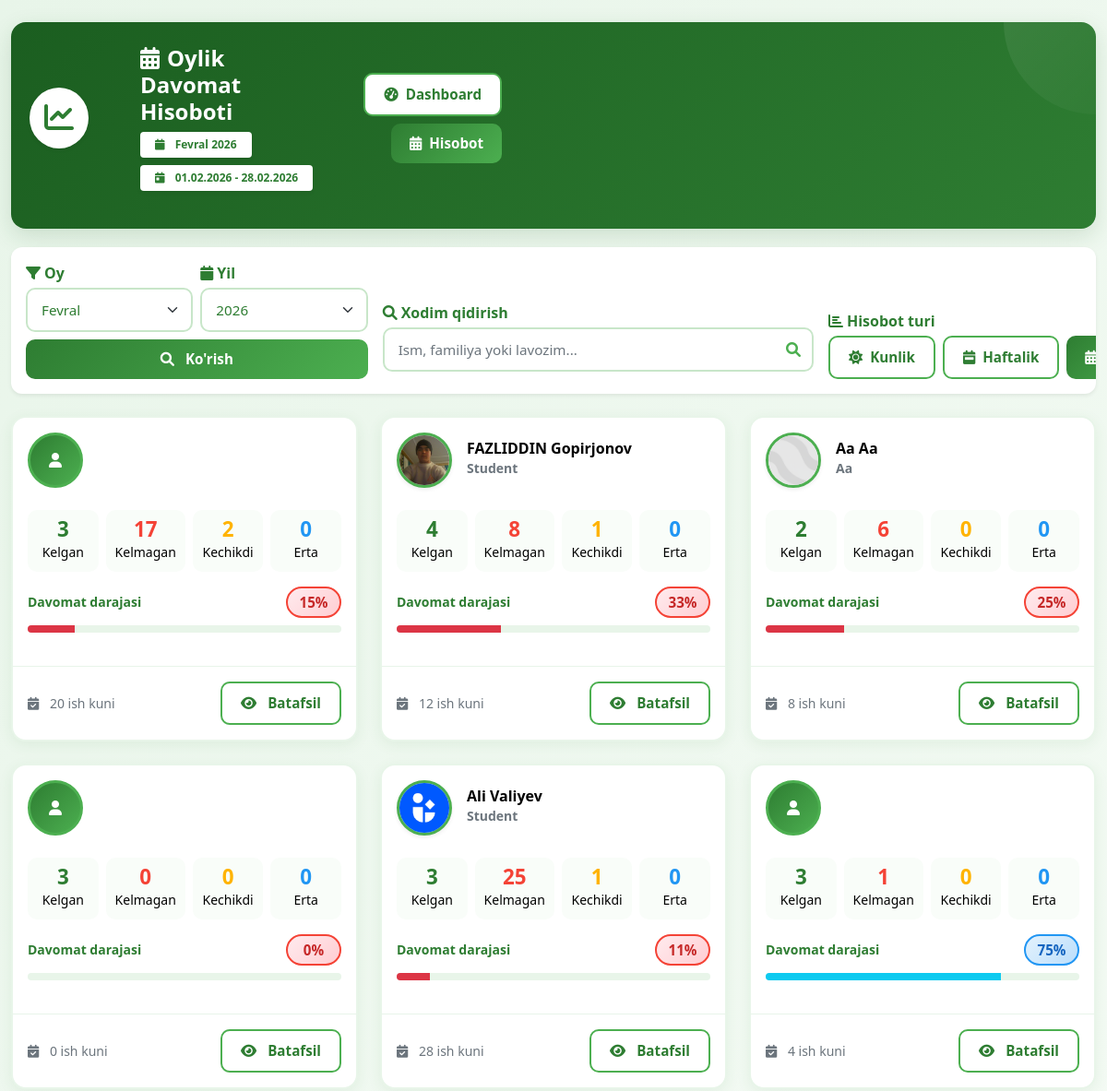
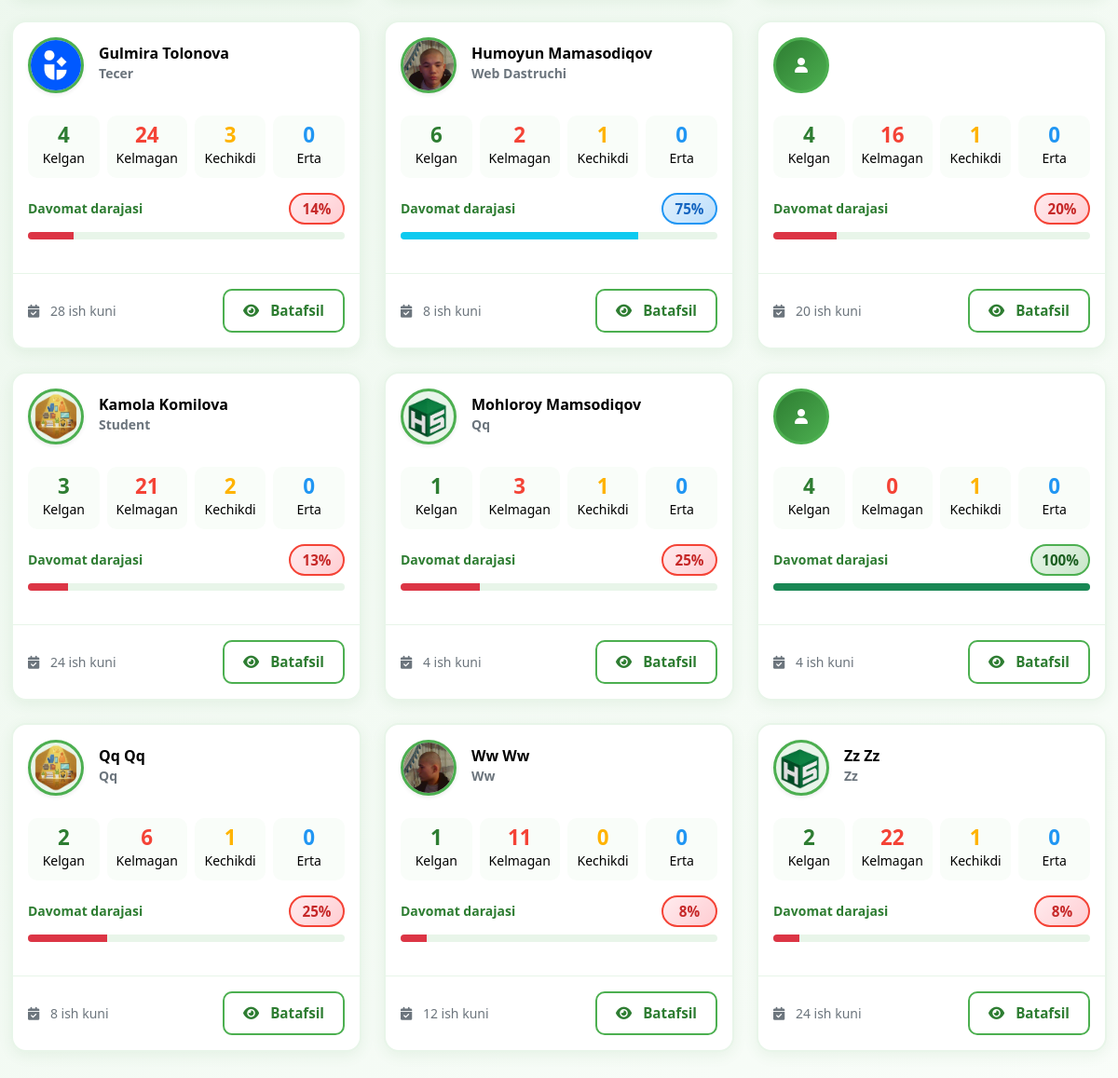
/monthly-report/ (signed in), run on an earlier commit of the app's database (2 pictures, top to bottom).
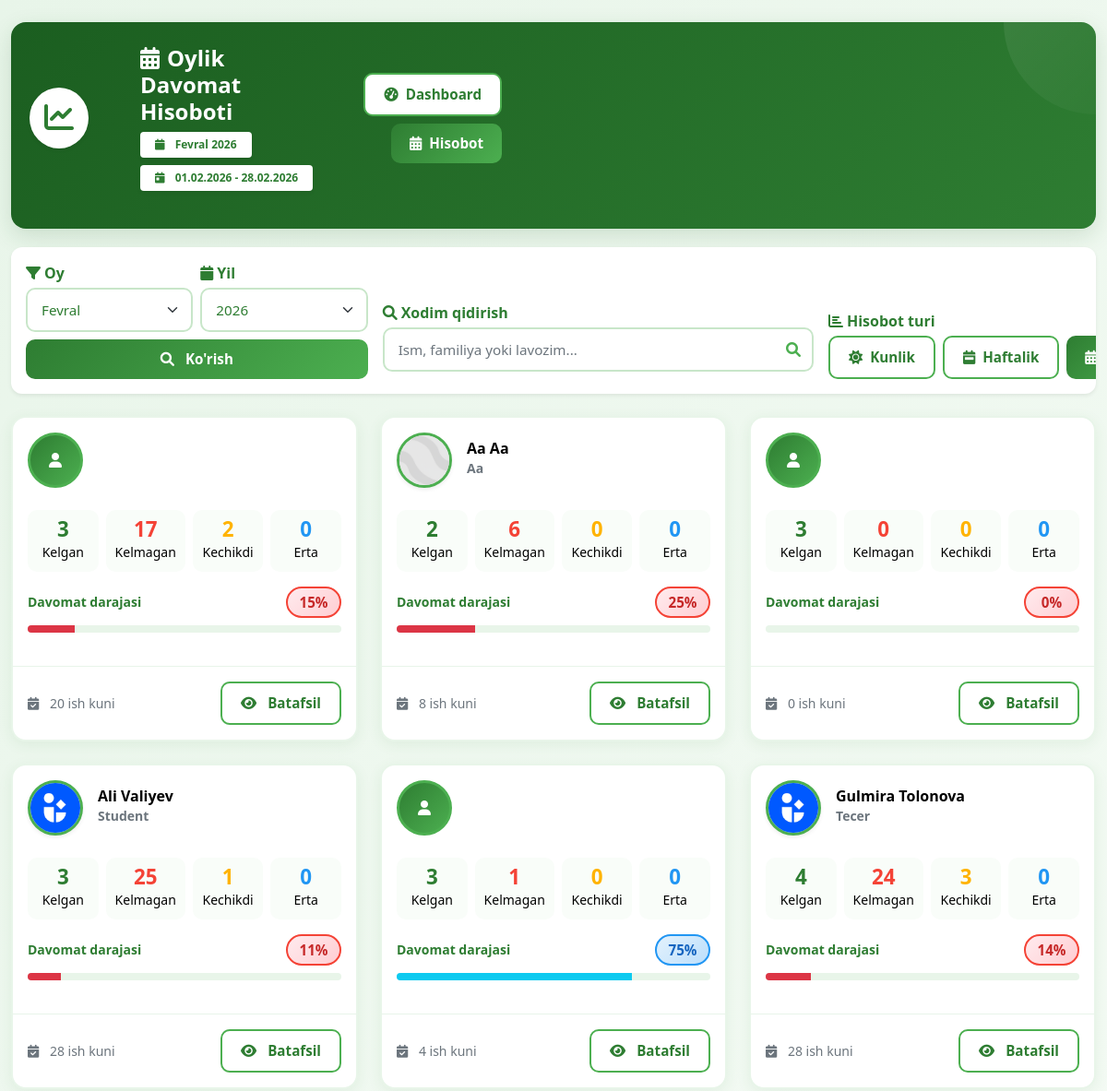
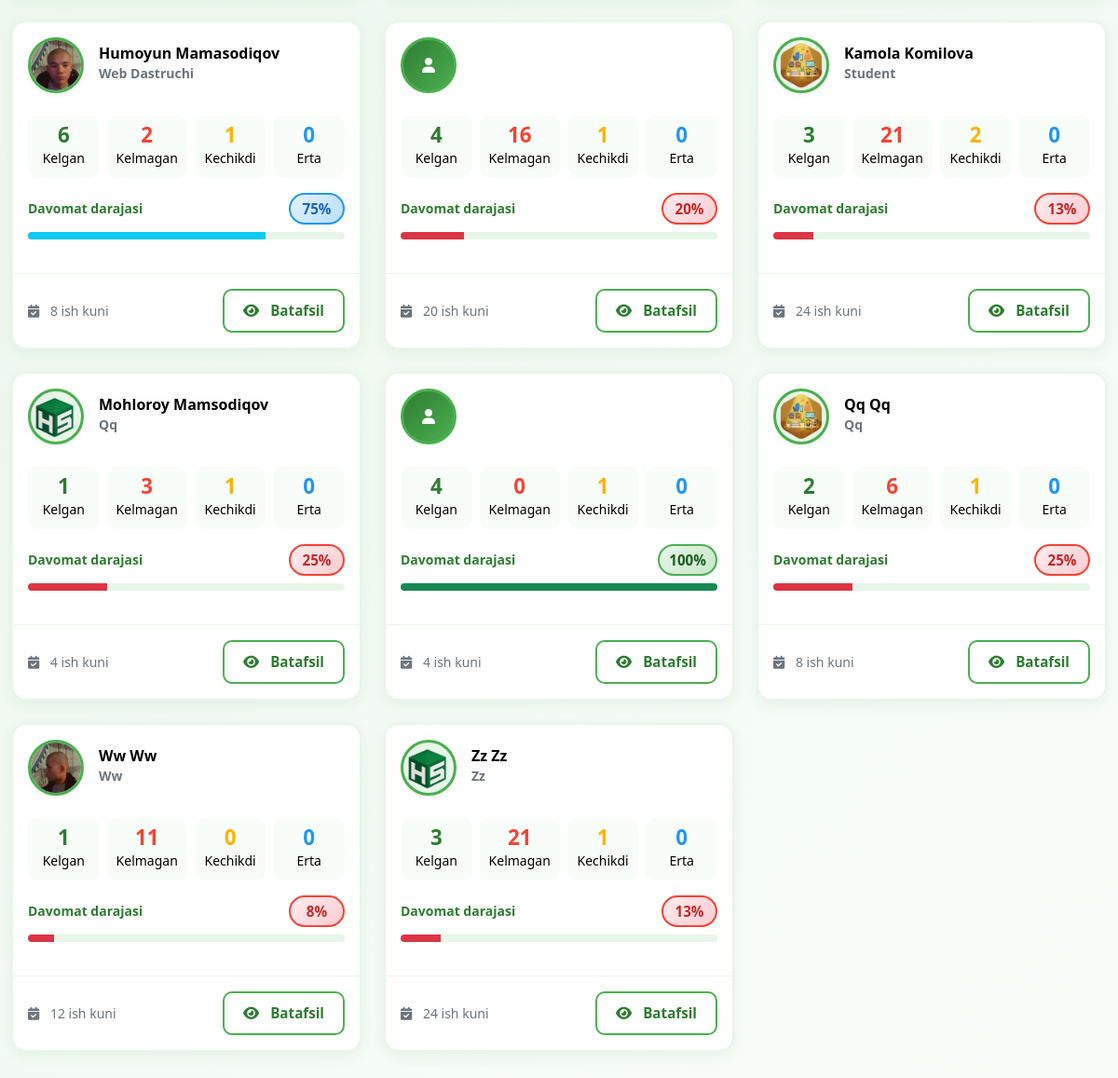
And on a later commit of the database (2 pictures, top to bottom).
### employees/models.py (models this page shows, shortened)
class Employee(models.Model):
    WORK_DAYS_CHOICES = [
        ('monday', 'Dushanba'),
        ('tuesday', 'Seshanba'),
        ('wednesday', 'Chorshanba'),
        ('thursday', 'Payshanba'),
        ('friday', 'Juma'),
        ('saturday', 'Shanba'),
        ('sunday', 'Yakshanba'),
    ]
    first_name = models.CharField(max_length=100, verbose_name='Ismi')
    last_name = models.CharField(max_length=100, verbose_name='Familyasi')
    position = models.CharField(max_length=100, verbose_name='Lavozimi')
    department = models.CharField(max_length=100, verbose_name="Bo'lim")
    phone = models.CharField(max_length=20, blank=True, verbose_name='Telefon')
    email = models.EmailField(blank=True, verbose_name='Email')
    photo = models.ImageField(upload_to='employee_photos/', verbose_name='Rasm')
    work_days = models.JSONField(default=list, verbose_name='Ish kunlari')
    work_schedule = models.JSONField(default=dict, verbose_name='Ish jadvali')
    monthly_salary = models.DecimalField(
        max_digits=12,
        decimal_places=2,
        default=0,
        verbose_name='Oylik maosh'
    )
    late_penalty_per_minute = models.DecimalField(
        max_digits=10,
        decimal_places=2,
        default=1000,
        verbose_name='Har daqiqa uchun jarima'
    )
    allowed_late_minutes = models.IntegerField(
        default=10,
        verbose_name='Ruxsat etilgan kechikish (daq.)'
    )
    daily_work_hours = models.DecimalField(
        max_digits=4,
        decimal_places=2,
        default=8.0,
        verbose_name='Kunlik ish soatlari'
    )
    is_active = models.BooleanField(default=True, verbose_name='Faol')
    created_at = models.DateTimeField(auto_now_add=True, verbose_name='Yaratilgan sana')
    class Meta:
        ordering = ['first_name', 'last_name']
        verbose_name = 'Xodim'
        verbose_name_plural = 'Xodimlar'
    @property
    def full_name(self):
        return f"{self.first_name} {self.last_name}"

### employees/views.py (the view)
# urls.py: path('monthly-report/', views.monthly_attendance_report, name='monthly_report'),
@login_required
@admin_or_hr_required
def monthly_attendance_report(request):
    today = date.today()
    start_of_month = date(today.year, today.month, 1)
    if today.month == 12:
        end_of_month = date(today.year + 1, 1, 1) - timedelta(days=1)
    else:
        end_of_month = date(today.year, today.month + 1, 1) - timedelta(days=1)
    month = request.GET.get('month', today.month)
    year = request.GET.get('year', today.year)
    try:
        month = int(month)
        year = int(year)
        start_of_month = date(year, month, 1)
        if month == 12:
            end_of_month = date(year + 1, 1, 1) - timedelta(days=1)
        else:
            end_of_month = date(year, month + 1, 1) - timedelta(days=1)
    except ValueError:
        month = today.month
        year = today.year
    attendances = Attendance.objects.filter(
        date__gte=start_of_month,
        date__lte=end_of_month,
        type='in'
    ).order_by('date', 'time')
    employees = Employee.objects.filter(is_active=True)
    monthly_stats = []
    for employee in employees:
        employee_attendances = attendances.filter(employee=employee)
        present_days = employee_attendances.count()
        work_days_in_month = 0
        current_date = start_of_month
        while current_date <= end_of_month:
            if current_date.strftime('%A').lower() in employee.work_days:
                work_days_in_month += 1
            current_date += timedelta(days=1)
        monthly_stats.append({
            'employee': employee,
            'present_days': present_days,
            'work_days': work_days_in_month,
            'absent_days': max(0, work_days_in_month - present_days),
            'late_days': employee_attendances.filter(status='late').count(),
            'early_days': employee_attendances.filter(status='early').count(),
            'day_off_days': employee_attendances.filter(status='day_off').count(),
            'attendance_rate': (present_days / work_days_in_month * 100) if work_days_in_month > 0 else 0,
        })
    months_list = [
        (1, 'Yanvar'), (2, 'Fevral'), (3, 'Mart'), (4, 'Aprel'),
        (5, 'May'), (6, 'Iyun'), (7, 'Iyul'), (8, 'Avgust'),
        (9, 'Sentabr'), (10, 'Oktabr'), (11, 'Noyabr'), (12, 'Dekabr'),
    ]
    current_year = date.today().year
    years = range(current_year - 5, current_year + 1)
    context = {
        'month': month,
        'year': year,
        'start_date': start_of_month,
        'end_date': end_of_month,
        'monthly_stats': monthly_stats,
        'months': months_list,
        'years': years,
        'total_employees': employees.count(),
    }
    return render(request, 'monthly_report.html', context)

### employees/views.py (called while the page is built)
def admin_or_hr_required(function=None):
    actual_decorator = user_passes_test(
        lambda u: u.is_authenticated and (
            u.is_superuser or
            u.is_staff or
            (hasattr(u, 'profile') and u.profile.user_type in ['admin', 'hr'])
        ),
        login_url='login'
    )
    if function:
        return actual_decorator(function)
    return actual_decorator

### templates/monthly_report.html (shortened to what the changed rows need)
<!DOCTYPE html>
<html lang="uz">
    {% load static %}
<head>
    <link href="https://cdn.jsdelivr.net/npm/bootstrap@5.1.3/dist/css/bootstrap.min.css" rel="stylesheet">
    <link rel="stylesheet" href="https://cdnjs.cloudflare.com/ajax/libs/font-awesome/6.0.0/css/all.min.css">
</head>
<body>
    <div class="container-fluid py-3 py-md-4">
        <div class="header-section fade-in" style="display: flex;">
            <div class="row align-items-center flex" style="display: flex;">
                <div class="col-lg-8 mb-4 mb-lg-0">
                    <div class="d-flex align-items-center mb-3" style="gap: 40px;">
                        <div>
                            <h1 class="text-white fw-bold mb-2" style="font-size: 24px;">
                                <i class="fas fa-calendar-alt me-2"></i>Oylik Davomat Hisoboti
                            </h1>
                            <div class="d-flex flex-wrap gap-2">
                                <span class="badge bg-white px-3 py-2 shadow-sm" style="color: #2E7D32;">
                                    <i class="fas fa-calendar me-2"></i>
                                    {% for month_num, month_name in months %}
                                        {% if month_num == month %}{{ month_name }}{% endif %}
                                    {% endfor %}
                                    {{ year }}
                                </span>
                                <span class="badge bg-white px-3 py-2 shadow-sm" style="color: #2E7D32;">
                                    <i class="fas fa-calendar-day me-2"></i>
                                    {{ start_date|date:"d.m.Y" }} - {{ end_date|date:"d.m.Y" }}
                                </span>
                            </div>
                        </div>
                    </div>
                </div>
            </div>
        </div>
        <div class="row fade-in" style="animation-delay: 0.2s;" id="employeesContainer">
            {% for stat in monthly_stats %}
            <div class="col-xl-4 col-lg-6 col-md-6 col-12 mb-4 employee-card-container">
                <article class="card h-100 employee-card">
                    <div class="card-body">
                        <div class="d-flex align-items-center mb-4">
                            {% if stat.employee.photo %}
                            <img src="{{ stat.employee.photo.url }}" alt="{{ stat.employee.full_name }}"
                                 class="rounded-circle me-3 employee-photo shadow-sm"
                                 loading="lazy">
                            {% else %}
                            <div class="rounded-circle d-flex align-items-center justify-content-center me-3 employee-photo shadow-sm"
                                 style="background: linear-gradient(135deg, #2E7D32 0%, #4CAF50 100%);">
                                <i class="fas fa-user text-white"></i>
                            </div>
                            {% endif %}
                            <div class="flex-grow-1">
                                <h6 class="mb-1 fw-bold text-capitalize" data-searchable="true">
                                    {{ stat.employee.full_name }}
                                    <small class="d-block text-muted mt-1" data-searchable="true">
                                        {{ stat.employee.position }}
                                    </small>
                                </h6>
                            </div>
                        </div>
                        <div class="stats-grid mb-3">
                            <div class="stat-item kelgan">
                                <span class="stat-number" style="color: #2E7D32;">{{ stat.present_days }}</span>
                                <small>Kelgan</small>
                            </div>
                            <div class="stat-item kelmagan">
                                <span class="stat-number" style="color: #F44336;">{{ stat.absent_days }}</span>
                                <small>Kelmagan</small>
                            </div>
                            <div class="stat-item kechikdi">
                                <span class="stat-number" style="color: #FFB300;">{{ stat.late_days }}</span>
                                <small>Kechikdi</small>
                            </div>
                            <div class="stat-item erta">
                                <span class="stat-number" style="color: #2196F3;">{{ stat.early_days }}</span>
                                <small>Erta</small>
                            </div>
                        </div>
                        <div class="mt-3">
                            <div class="d-flex justify-content-between align-items-center mb-2">
                                <small class="fw-bold" style="color: #2E7D32;">
                                    Davomat darajasi
                                </small>
                                <span class="attendance-rate
                                    {% if stat.attendance_rate >= 90 %}rate-excellent
                                    {% elif stat.attendance_rate >= 70 %}rate-good
                                    {% elif stat.attendance_rate >= 50 %}rate-average
                                    {% else %}rate-poor{% endif %}">
                                    {{ stat.attendance_rate|floatformat:0 }}%
                                </span>
                            </div>
                            <div class="progress progress-thin">
                                <div class="progress-bar
                                    {% if stat.attendance_rate >= 90 %}bg-success
                                    {% elif stat.attendance_rate >= 70 %}bg-info
                                    {% elif stat.attendance_rate >= 50 %}bg-warning
                                    {% else %}bg-danger{% endif %}"
                                     role="progressbar"
                                     style="width: {{ stat.attendance_rate }}%"
                                     aria-valuenow="{{ stat.attendance_rate }}"
                                     aria-valuemin="0" aria-valuemax="100">
                                </div>
                            </div>
                        </div>
                    </div>
                    <footer class="card-footer bg-transparent border-top py-3" style="border-color: #E8F5E9 !important;">
                        <div class="d-flex justify-content-between align-items-center">
                            <small class="text-muted">
                                <i class="fas fa-calendar-check me-2"></i>
                                {{ stat.work_days }} ish kuni
                            </small>
                            <a href="/employees/{{ stat.employee.id }}/" class="btn-yashil-outline btn-sm">
                                <i class="fas fa-eye me-1"></i> <span class="d-none d-sm-inline">Batafsil</span>
                            </a>
                        </div>
                    </footer>
                </article>
            </div>
            {% endfor %}
        </div>
    </div>
</body>
</html>

What changed in the data, as far as the page shows it:
no longer on this page (row edited): Employee: employee.photo (picture), employee.full_name "FAZLIDDIN Gopirjonov", employee.position "Student", present_days "4", absent_days "8", late_days "1", early_days "0", attendance_rate "33", {{ stat.attendance_rate }} 33.33333333333333 (drawn), work_days "12"
computed for Employee "Zz Zz": present_days "2" → "3"; absent_days "22" → "21"; attendance_rate "8" → "13"; {{ stat.attendance_rate }} 8.333333333333332 → 12.5 (drawn)
